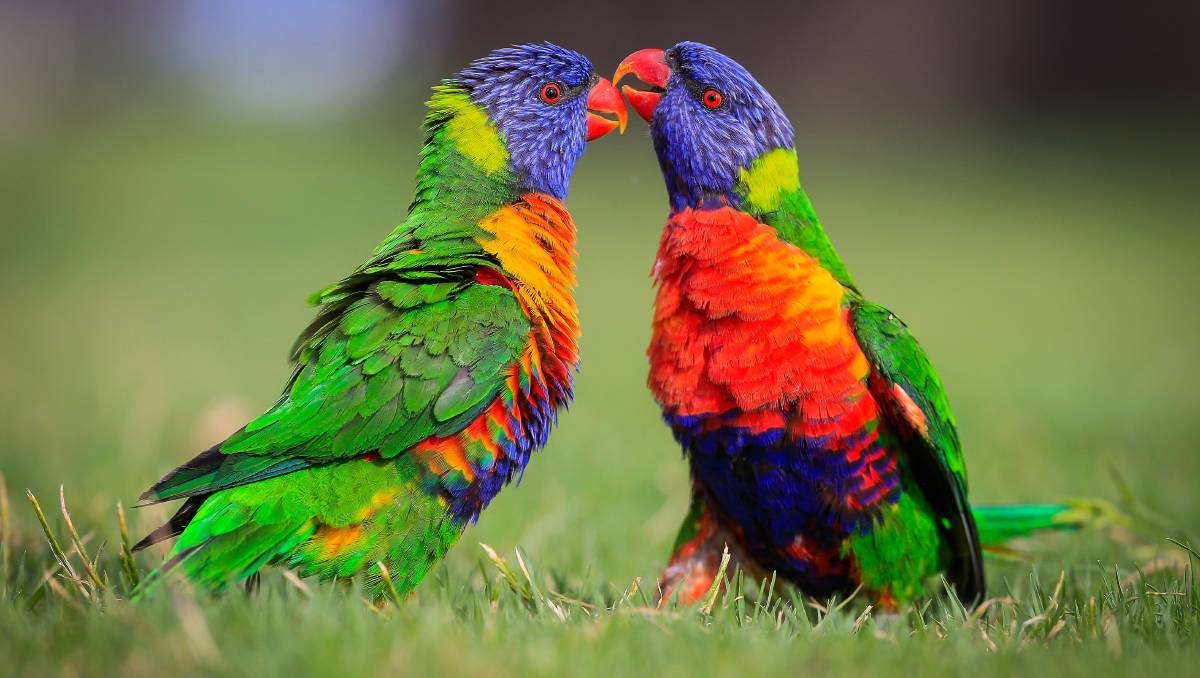
%> input picture HW2/Bird_Q.1.1.jpg, 1200 x 678 px
$ octave Q1_1_ImageProcessing_Intro.m   (GNU Octave 9; MATLAB toolbox functions it lacks are replaced by stand-ins)
%> lines starting %> are read from the running program, lines starting %| are printed output that depends on the picture; in (x1, y1, x2, y2) boxes, pixels count from 0 and x2, y2 are one past the last pixel; in counts of white or black regions, pixels touching at a corner belong together; the program's own positions count from 1
%Question 1.1
% Introduction to some simples function of image processing
clear; clc;

%Question.1.1.1
% load the picture
pic1 = imread('Bird_Q.1.1.jpg');
%> pic1 is the input picture: size 678x1200x3 uint8; mean R, G, B 113.6, 119.1, 71

% RGB split - we could do with imsplit function too
redChannel = pic1(:,:,1);
greenChannel = pic1(:,:,2);
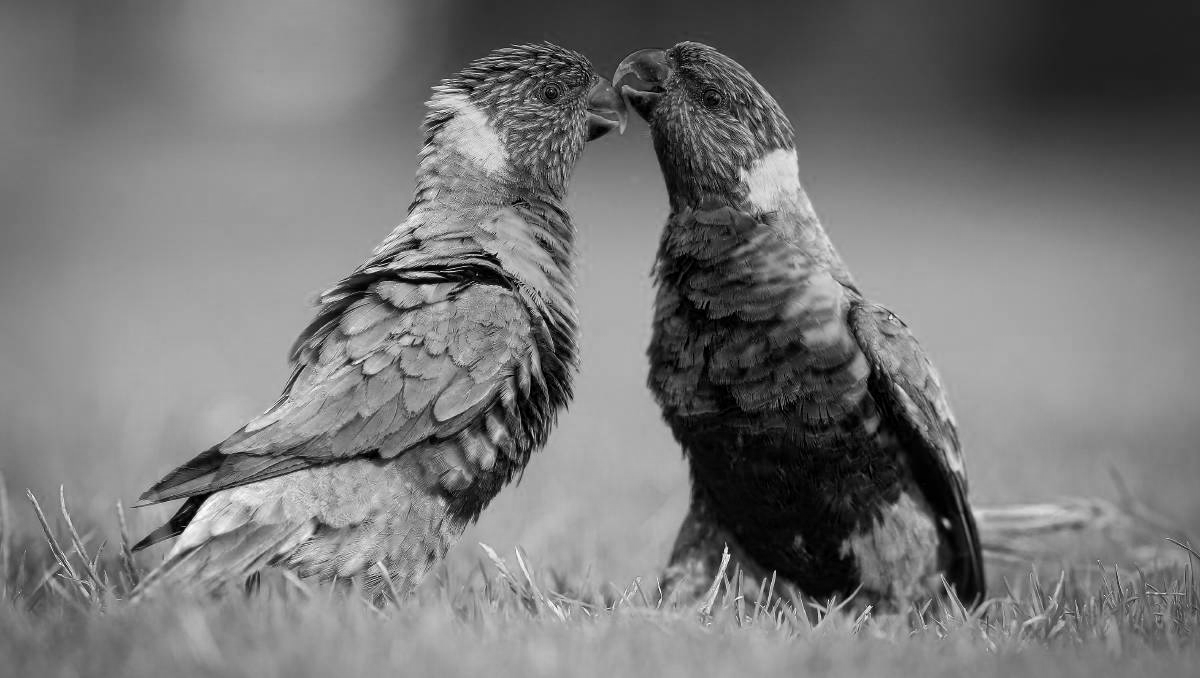
%> greenChannel: size 678x1200 uint8; min 0, max 255, mean 119.1
blueChannel = pic1(:,:,3);
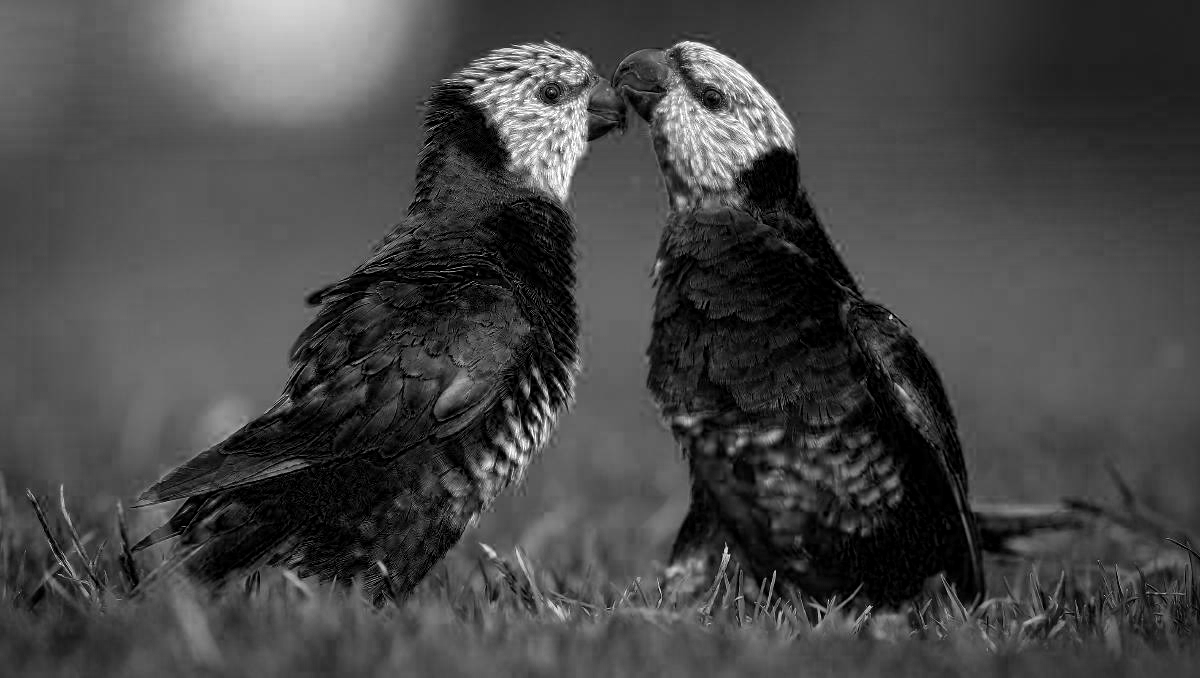
%> blueChannel: size 678x1200 uint8; min 0, max 255, mean 71

% image and three splited channels
subplot(2,2,1);
imshow(pic1);
title('original picture','interpreter','latex');
subplot(2,2,2);
imshow(blueChannel);
title('Blue Channel','interpreter','latex');
subplot(2,2,3);
imshow(redChannel);
title('Red Channel','interpreter','latex');
subplot(2,2,4);
imshow(greenChannel);
title('green Channel','interpreter','latex');


%Question.1.1.2
figure;
subplot(1,2,1);
summ = (cast(blueChannel,'double') + cast(redChannel,'double') + cast(greenChannel,'double'));
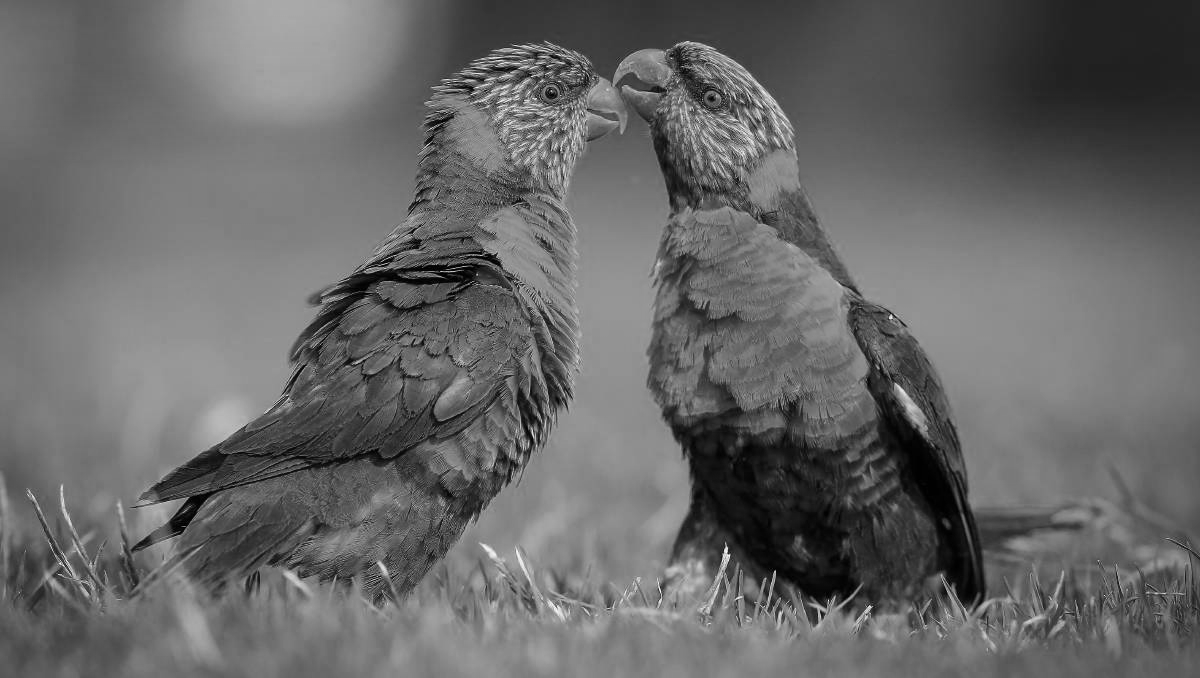
%> summ: size 678x1200 double; min 0, max 746, mean 303.7; drawn with min black and max white
imshow(cast(summ./3,'uint8'));
title('mean of sum of RGB channels','interpreter','latex');
subplot(1,2,2);
imshow(rgb2gray(pic1));
title('RGB to Gray using rgb2gray','interpreter','latex');

%Question.1.1.3
% make the grayscale form of the picture binary
figure;
binarypic1 = imbinarize(rgb2gray(pic1));
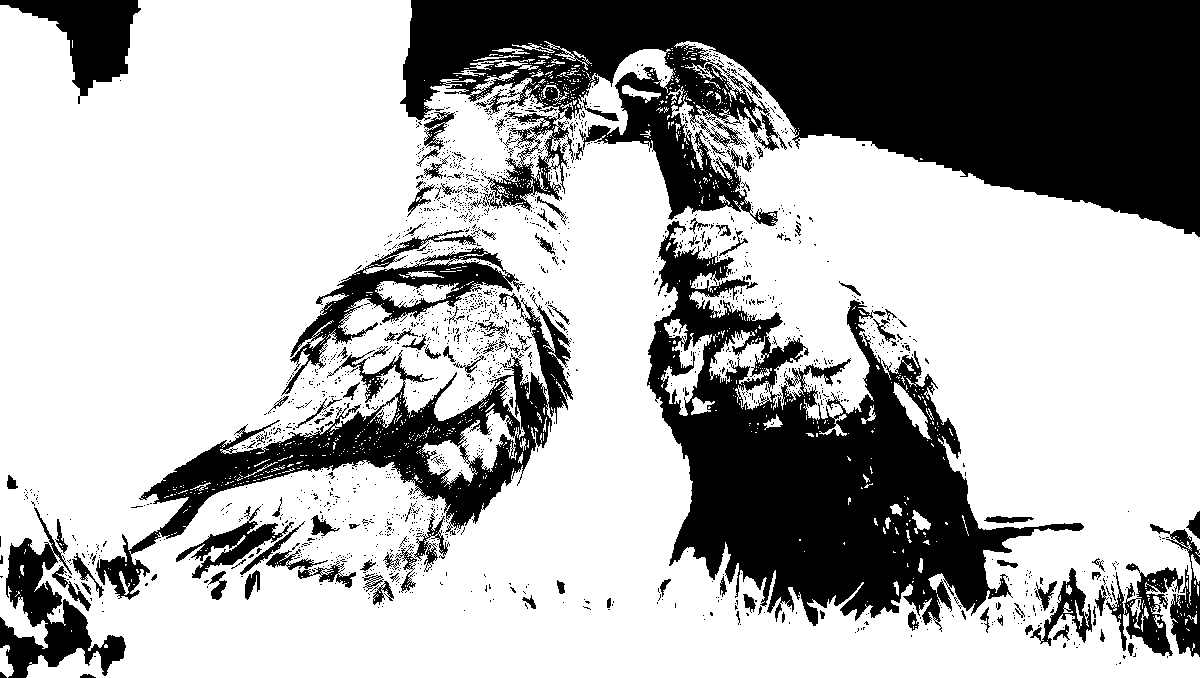
%> binarypic1: size 678x1200 logical; 68.4% white; 1868 black regions (1740 under 20 px), largest, box (x1, y1, x2, y2) and area: (400, 0, 1200, 237) 118799, (647, 221, 1084, 632) 68059, (96, 295, 573, 600) 25023
imshowpair(pic1,binarypic1,'montage');
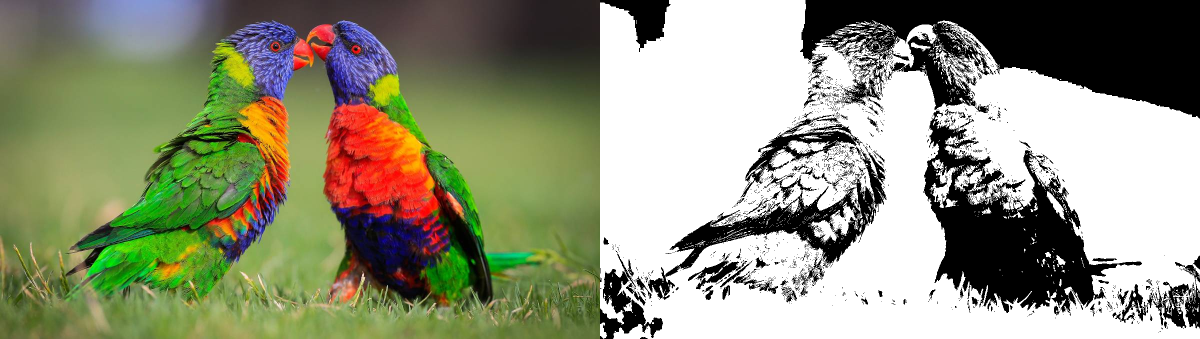
%> displayed picture: size 678x2400x3, on the screen's scale of 0 to 255 (shown at 1/2 size); mean R, G, B 144.1, 146.8, 122.8
title('binarized image');

$ run again, with HW2/Capture.jpg copied over HW2/Bird_Q.1.1.jpg
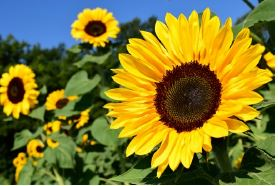
%> input picture HW2/Capture.jpg, 278 x 186 px
%> pic1 is the input picture: size 186x278x3 uint8; mean R, G, B 127.2, 122.3, 50.5
%> `binarypic1 = imbinarize(rgb2gray(pic1));`:
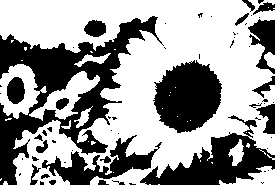
%> binarypic1: size 186x278 logical; 61% white; 63 black regions (40 under 20 px), largest, box (x1, y1, x2, y2) and area: (0, 16, 164, 185) 8256, (153, 60, 222, 133) 3584, (140, 115, 275, 185) 3509
%> `imshowpair(pic1,binarypic1,'montage');`:
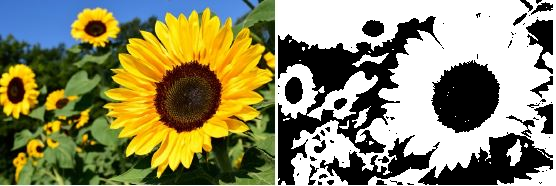
%> displayed picture: size 186x556x3, on the screen's scale of 0 to 255; mean R, G, B 141.4, 138.9, 103
